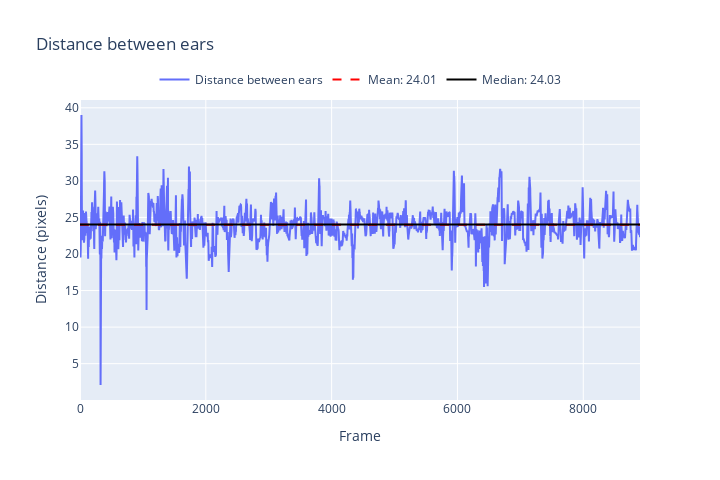

Notebook code cell kept with this figure:
### Code cell
# Calculate the distance between ears
dist = np.sqrt(
    (df_smooth['L_ear_x'] - df_smooth['R_ear_x'])**2 + 
    (df_smooth['L_ear_y'] - df_smooth['R_ear_y'])**2)

dist.dropna(inplace=True)

# Calculate the mean and median
mean_dist = np.mean(dist)
median_dist = np.median(dist)

scale = (1.8 / median_dist)

print(f'median distance is {median_dist}, mean distance is {mean_dist}. scale is {scale*100}')

# Create the plot
fig = go.Figure()

# Add the distance trace
fig.add_trace(go.Scatter(y=dist, mode='lines', name='Distance between ears'))

# Add mean and median lines
fig.add_trace(go.Scatter(y=[mean_dist]*len(dist), mode='lines', name=f'Mean: {mean_dist:.2f}', line=dict(color='red', dash='dash')))
fig.add_trace(go.Scatter(y=[median_dist]*len(dist), mode='lines', name=f'Median: {median_dist:.2f}', line=dict(color='black')))

# Update layout
fig.update_layout(
    title='Distance between ears',
    xaxis_title='Frame',
    yaxis_title='Distance (pixels)',
    width=720,
    height=480,
    legend=dict(
        yanchor="bottom",
        y=1.02,
        xanchor="center",
        x=0.5,
        orientation="h")
)

# Show the plot
fig.show()

### Figure 1 — Plotly figure (JSON) as saved in the notebook; plotly's stock layout.template omitted (floating-point values rounded to 4 significant figures; data arrays with more than 128 entries replaced by an {"elided": "..."} marker saying what was removed)
{"data": [{"mode": "lines", "name": "Distance between ears", "type": "scatter", "y": {"elided": "8903 float values"}}, {"line": {"color": "red", "dash": "dash"}, "mode": "lines", "name": "Mean: 24.01", "type": "scatter", "y": {"elided": "8903 float values"}}, {"line": {"color": "black"}, "mode": "lines", "name": "Median: 24.03", "type": "scatter", "y": {"elided": "8903 float values"}}], "layout": {"height": 480, "legend": {"orientation": "h", "x": 0.5, "xanchor": "center", "y": 1.02, "yanchor": "bottom"}, "title": {"text": "Distance between ears"}, "width": 720, "xaxis": {"title": {"text": "Frame"}}, "yaxis": {"title": {"text": "Distance (pixels)"}}}}
